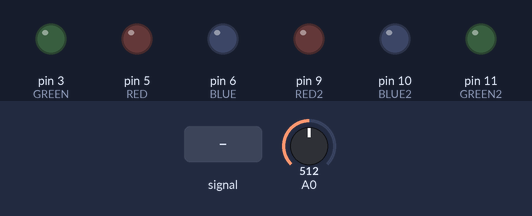
Simulated run of this sketch. Board: Arduino Uno, built with avr-gcc and run on an emulated ATmega328P. Parts: output pins drawn as LEDs (lit = HIGH). The inputs (shaded band) are chosen by the test bench; at power-on: A0 = 512.

Above: at 1.2 s.
1.3 s: A0 fed a 200 Hz sine of ±460 counts around its level
At 1.45 s:
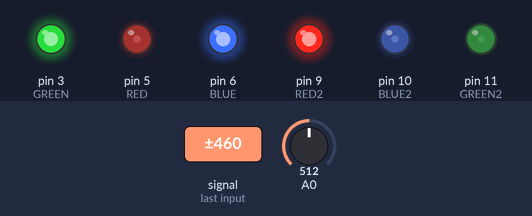
At 2.05 s:
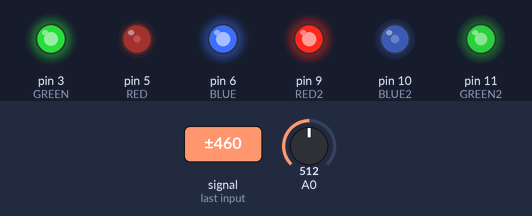
4.3 s: A0 set to 716
At 5.5 s:
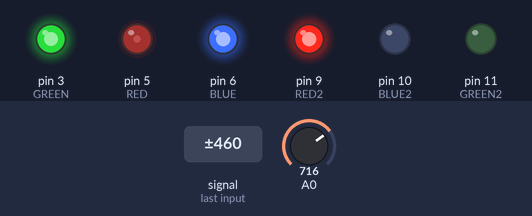
5.8 s: A0 set to 223
7.3 s: A0 set to 195
At 7.45 s:
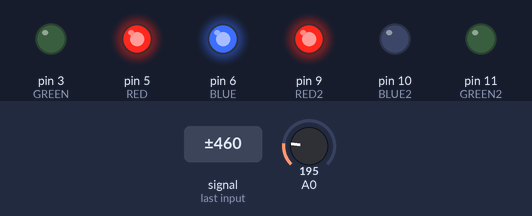
Timing chart, 0 to 10.2 s (numbered marks = the images above; inputs shaded):
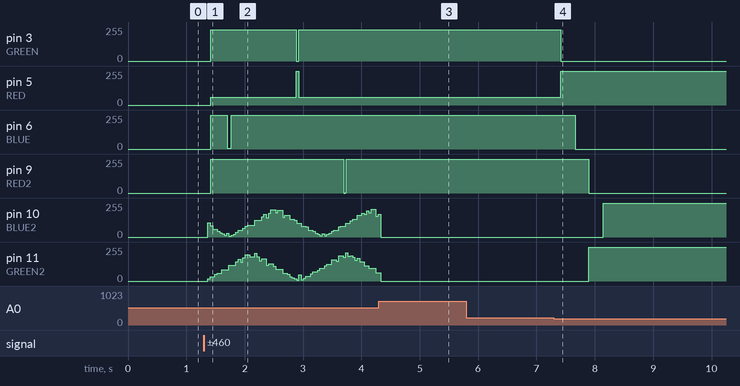

The sketch:

funfly.ino
```cpp
#define RED 5
#define BLUE 6
#define GREEN 3

#define RED2 9
#define BLUE2 10
#define GREEN2 11

#define d 5

// Grupos de leds
int abajo[] = {RED, GREEN, BLUE};
int arriba[] = {RED2, GREEN2, BLUE2};

// Colores
int rojo[]={255,0,0};
int azulElectrico[]={60,236,255};

void setup() {
  pinMode(RED, 0);
  pinMode(GREEN, 0);
  pinMode(BLUE, 0);
  pinMode(RED2, 0);
  pinMode(GREEN2, 0);
  pinMode(BLUE2, 0);
  pinMode(A0,INPUT);
  Serial.begin(9600);
}

int rVal = 254;
int gVal = 1;
int bVal = 127;

int rDir = -1, rDir2 = -1;
int gDir = 1, gDir2 = 1;
int bDir = -1, bDir2 = -1;


void fadeEffect(int grupo[]) {

  int r = grupo[0];
  int g = grupo[1];
  int b = grupo[2];

  analogWrite(r, rVal);
  analogWrite(g, gVal);
  analogWrite(b, bVal);

  if(r == RED) {
    rVal = rVal + rDir;
    gVal = gVal + gDir;
    bVal = bVal + bDir;
  } else {
    rVal = rVal + rDir2;
    gVal = gVal + gDir2;
    bVal = bVal + bDir2;
  }

  if (rVal >= 255 || rVal <= 0) {
    if(r == RED) {
      rDir = rDir * -1;
    } else {
      rDir2 = rDir2 * -1;
    }
  }

  if (gVal >= 255 || gVal <= 0) {
    if(g == GREEN) {
      gDir = gDir * -1;
    } else {
      gDir2 = gDir2 * -1;
    }
  }

  if (bVal >= 255 || bVal <= 0) {
    if(b == BLUE) {
      bDir = bDir * -1;
    } else {
      bDir2 = bDir2 * -1;
    }
  }

  delay(1);
}

void staticEffect(int color[], int grupo[]) {
  for(int i = 0; i < 3; i++) {
    analogWrite(grupo[i], color[i]);
  }
}
int voltages[10];
int contador = 0, promedioVoltage = 1;
float lectura;
float volt;

void loop() {
  if(contador >= 10){
    for(int i = 0; i < 10; i++) {
      promedioVoltage += voltages[i];
    }
    promedioVoltage = promedioVoltage / 10;

    // Acá es dónde se produce el cambio de las luces por el switch
    if(promedioVoltage > 2) {
      staticEffect(rojo, arriba);
      staticEffect(azulElectrico, abajo);
    } else if(promedioVoltage < 1) {
      fadeEffect(arriba);
      fadeEffect(abajo);
    }
    contador = 0;
    promedioVoltage = 0;
  }

  lectura = analogRead(A0);
  volt = lectura /1023 * 5.0;
  voltages[contador] = volt;

  contador++;
}
```

Measured:
- the behaviour switches between 205 and 204 on A0 (found by bisection; images 3 and 4)
- after the input at 1.3 s, pin 3 (GREEN): 0/255 → 236/255 after 0.12 s; pin 5 (RED): 0/255 → 60/255 after 0.12 s; pin 6 (BLUE): 0/255 → 255/255 after 0.12 s, → 4/255 0.28 s later, → 255/255 0.07 s later; pin 9 (RED2): 0/255 → 255/255 after 0.12 s
- after the input at 4.3 s, pin 3 (GREEN): stays 236/255 (without the input it goes to 0/255 after 0.21 s); pin 5 (RED): stays 60/255 (without the input it goes to 255/255 after 0.21 s); pin 6 (BLUE): stays 255/255 (without the input it goes to 0/255 after 0.62 s); pin 9 (RED2): stays 255/255 (without the input it goes to 0/255 after 1.0 s)
- after the input at 7.3 s, pin 3 (GREEN): 236/255 → 0/255 after 0.12 s; pin 5 (RED): 60/255 → 255/255 after 0.12 s; pin 6 (BLUE): 255/255 → 0/255 after 0.36 s; pin 9 (RED2): 255/255 → 0/255 after 0.60 s; pin 10 (BLUE2): 0/255 → 255/255 after 0.84 s
